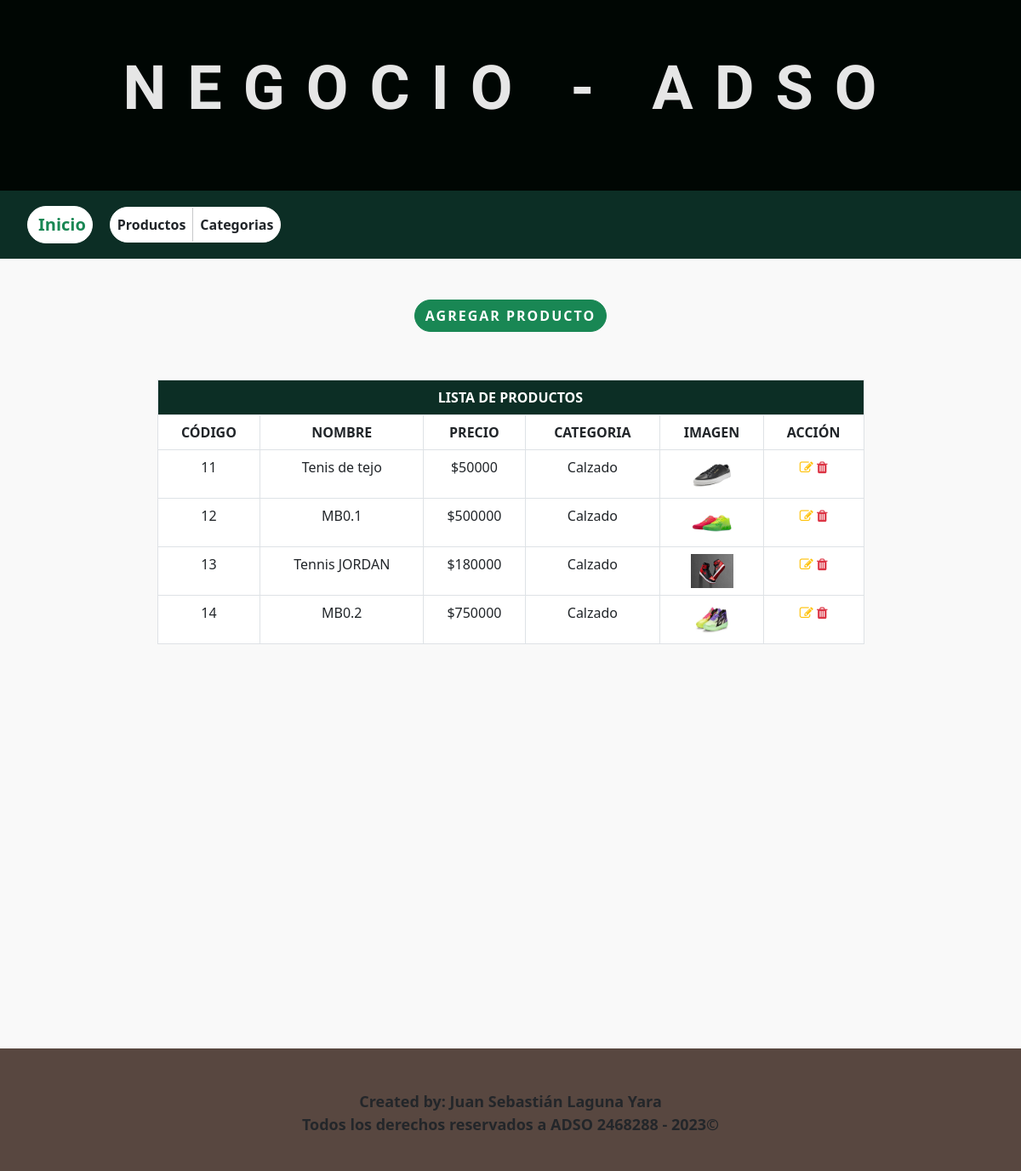
Screenshot of /listarProductos/ with the database file from the repository.
### appTienda/models.py (models this page shows, shortened)
class Producto(models.Model):
    proCodigo = models.IntegerField(unique=True)
    proNombre = models.CharField(max_length=50)
    proPrecio = models.IntegerField()
    proCategoria = models.ForeignKey(Categoria, on_delete=models.PROTECT)
    proFoto = models.FileField(upload_to=f"images/", null=True, blank=True)

class Categoria(models.Model):
    catNombre = models.CharField(max_length=50, unique=True)

### appTienda/views.py (the view)
# urls.py: path('listarProductos/', views.listarProductos),
def listarProductos(request):
    mensaje = f""
    estado = False
    try:
        productos = Producto.objects.all()
        estado = True
    except Error as error:
        mensaje = f"Problemas al obtener los productos {error}"
    retorno = {"mensaje":mensaje,"estado":estado,"listaProductos":productos}
    return render(request,"listarProductos.html",retorno)

### appTienda/templates/listarProductos.html (shortened to what this page needs)
{% extends "index.html" %}
{% block encabezado %}
    {% include "encabezado.html" %}
{% endblock %}
{% block menu %}
    {% include "menu.html" %}
{% endblock %}
{% block contenido %}
<div class="container">
    <br>
    <br>
    <div class="d-flex justify-content-center align-items-center h-100">
        <a href="/vistaProducto/">
        <button class="btn btn-success rounded-pill mb-2 fw-bold" style="letter-spacing: 2px;">AGREGAR PRODUCTO</button>
        </a>
    </div>
    <br>
    <br>
    <div class="row d-flex justify-content-center align-items-center h-100">
        <div class="col-12 col-md-8 col-lg-6 col-xl-9">
            <div class="text-center">
                <table id="tblProductos" class="table table-bordered table-hover">
                    <thead>
                        <tr>
                            <th colspan="7" class="text-white text-center" style="background-color: #0c2e25;">LISTA DE PRODUCTOS</th>
                        </tr>
                        <tr class="bg-white">
                            <th>CÓDIGO</th>
                            <th>NOMBRE</th>
                            <th>PRECIO</th>
                            <th>CATEGORIA</th>
                            <th>IMAGEN</th>
                            <th>ACCIÓN</th>
                        </tr>
                    </thead>
                    <tbody class="bg-white">
                        {% for producto in listaProductos %}
                            <tr>
                                <td>{{producto.proCodigo}}</td>
                                <td>{{producto.proNombre}}</td>
                                <td>${{producto.proPrecio}}</td>
                                <td>{{producto.proCategoria.catNombre}}</td>
                                <td class="text-center">
                                    <img src="../media/{{producto.proFoto}}" alt="" width="50" height="40">
                                </td>
                                <td>
                                    <a href="/consultarProducto/{{producto.id}}"><i class="fa fa-edit text-warning"></i></a>
                                    <i class="fa fa-trash text-danger" onclick="modalEliminar('{{producto.id}}')"></i>
                                </td>
                            </tr>
                        {% endfor %}
                    </tbody>
                </table>
            </div>
        </div>
    </div>
</div>
{% endblock %}
{% block piePagina %}
    {% include "piePagina.html" %}
{% endblock %}

### appTienda/templates/index.html (shortened to what this page needs)
<!DOCTYPE html>
<html lang="en">
<head>
    <link href="https://cdn.jsdelivr.net/npm/bootstrap@5.2.3/dist/css/bootstrap.min.css" rel="stylesheet">
    <link rel="stylesheet" href="https://cdnjs.cloudflare.com/ajax/libs/font-awesome/4.7.0/css/font-awesome.min.css">
    <link rel="stylesheet" href="https://cdn.datatables.net/1.13.4/css/jquery.dataTables.css" />
    {% load static %}
    <link rel="stylesheet" href="{% static '../static/css/app.css' %}">
</head>
<body>
    <div>
        <header>
            {% block encabezado %}
            {% endblock %}
        </header>
        <nav class="navbar navbar-expand-sm navbar-dark">
            {% block menu %}
            {% endblock %}
        </nav>
        <section>
            {% block contenido %}
            {% endblock %}
        </section>
        <footer>
            {% block piePagina %}
            {% endblock %}
        </footer>
    </div>
</body>
</html>

### appTienda/templates/encabezado.html
<div class="jumbotron w-100">
    <div class="container" style="justify-content: center; justify-items: center;">
        <div class="row align-items-center" style="height: 25vh;">
            <h1 id="title" class="fw-bold text-center text-white mt-3">NEGOCIO - ADSO</h1>
        </div>
    </div>
</div>

### appTienda/templates/menu.html (shortened to what this page needs)
<div class="container-fluid text-center border border-white rounded-pill bg-white" style="margin: 2rem; width: 4.8rem;">
    <a class="navbar-brand text-success" href="/inicio/">Inicio</a>
    <div class="container collapse navbar-collapse" id="collapsibleNavbar">
      <ul class="navbar-nav border border-white rounded-pill bg-white" style="width: 25rem;">
        <li class="nav-item">
          <a class="nav-link text-dark" href="/listarProductos/">Productos</a>
        </li>
        <li class="nav-item">
          <a class="nav-link text-dark" href="/vistaCategoria/">Categorias</a>
        </li>
      </ul>
    </div>
</div>

### appTienda/templates/piePagina.html
<div class="text-white w-100">
    <div class="container">
        <div class="footer" style="margin-top: 3vh;">
            <div class="text-center">
                <p class="text-dark fw-bold" id="pFooter" style="font-size: 2.25vh;">Created by: Juan Sebastián Laguna Yara <br>Todos los derechos reservados a ADSO 2468288 - 2023&copy;</p>
            </div>
        </div>
    </div>
</div>

### appTienda/static/css/app.css (style rules this page uses)
header { width: 100%; height: 28vh; background-color: #000603; }
nav { width: 100%; height: 10vh; background-color: #0c2e25; font-weight: bold; }
section { width: 100%; height: 58rem; background-color: #f9f9f9; }
footer { width: 100%; align-items: center; display: flex; height: 18vh; justify-content: center; background-color: #584740; }
#title { letter-spacing: 25px; font-size: 9vh; font-family: 'Lilita One', cursive; opacity: 90%; }
#pFooter { opacity: 95%; }

### rows the page displays
Producto: proCodigo "11", proNombre "Tenis de tejo", proPrecio "50000", proCategoria.catNombre "Calzado", proFoto (picture)
Producto: proCodigo "12", proNombre "MB0.1", proPrecio "500000", proCategoria.catNombre "Calzado", proFoto (picture)
Producto: proCodigo "13", proNombre "Tennis JORDAN", proPrecio "180000", proCategoria.catNombre "Calzado", proFoto (picture)
Producto: proCodigo "14", proNombre "MB0.2", proPrecio "750000", proCategoria.catNombre "Calzado", proFoto (picture)
